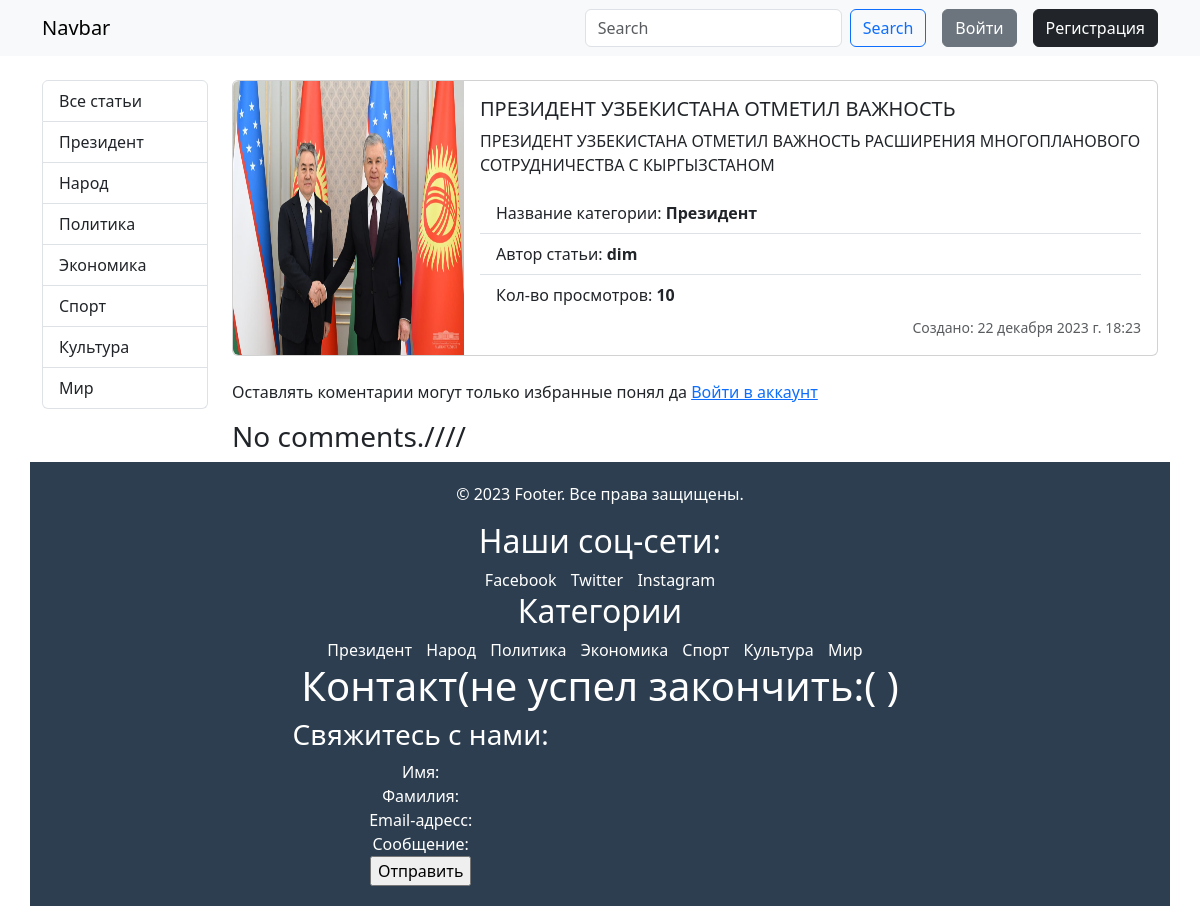
The page /recipes/7/ on the database its author committed.
### blog_app/models.py (models this page shows, shortened)
class Category(models.Model):
    title = models.CharField(verbose_name="Название категории", max_length=100)
    def get_absolute_url(self):
        return reverse("category_items", kwargs={"category_id": self.pk})
    def __str__(self):
        return self.title
    class Meta:
        verbose_name = "Категория"
        verbose_name_plural = "Категории"

class Recipe(models.Model):
    title = models.CharField(verbose_name="Название рецепта", max_length=150)
    created_at = models.DateTimeField(verbose_name="Дата создания", auto_now_add=True)
    views = models.IntegerField(verbose_name="Кол-во просмотров", default=0)
    category = models.ForeignKey(Category, on_delete=models.CASCADE)
    publish = models.BooleanField(verbose_name="Опубликовано ли?", default=True)
    description = models.TextField(verbose_name="Описание", default="")
    author = models.ForeignKey(User, on_delete=models.CASCADE, default=None, null=True)
    image = models.ImageField(verbose_name="Фото", upload_to="photos/", blank=True, null=True, default=None)
    class Meta:
        verbose_name = "Статья"
        verbose_name_plural = "Статьи"

### blog_app/views.py (the view)
# urls.py: path("recipes/<int:recipe_id>/", views.recipe_detail, name="recipe_detail"),
def recipe_detail(request, recipe_id):
    item = Recipe.objects.get(pk=recipe_id)
    comments = item.comments.filter(recipe=item)
    if not request.session.session_key:
        request.session.save()
    session_id = request.session.session_key
    recipe_view = RecipeCountViews()
    recipe_view.recipe = item
    if not request.user.is_authenticated:
        recipe_views = RecipeCountViews.objects.filter(session_id=session_id, recipe=item)
        if not recipe_views.count() and str(session_id) != "None":
            recipe_view.session_id = session_id
    else:
        recipe_views = RecipeCountViews.objects.filter(user=request.user, recipe=item)
        if not recipe_views.count():
            recipe_view.user = request.user
    if recipe_view.session_id or recipe_view.user:
        recipe_view.save()
        item.views += 1
        item.save()
    if request.method == "POST":
        form = CommentForm(data=request.POST)
        if form.is_valid():
            form = form.save(commit=False)
            form.author = request.user
            form.recipe = item
            form.save()
            return redirect("recipe_detail", item.pk)
    else:
        form = CommentForm()
    context = {
        "item": item,
        "form": form,
        "comments": comments
    }
    return render(request, "pages/recipe_detail.html", context)

### blog_app/forms.py
class CommentForm(forms.ModelForm):
    class Meta:
        model = Comment
        fields = ["content"]
        widgets = {
            "content": forms.Textarea(attrs={
                "class": "form-control"
            })
        }

### blog_app/templatetags/custom_tags.py (called while the page is built)
@register.simple_tag()
def get_categories():
    categories = Category.objects.all()
    return categories

### templates/pages/recipe_detail.html (shortened to what this page needs)
{% extends 'base.html' %}
{% block content %}
<div class="card">
    <div class="row g-0">
        <div class="col-md-3">
            {% if item.image %}
            <img src="{{ item.image.url }}" class="img-fluid rounded-start h-100" alt="...">
            {% else %}
            <div class="d-flex flex-column justify-content-center align-items-center h-100">
                No photo
            </div>
            {% endif %}
        </div>
        <div class="col-md-9 d-flex">
            <div class="card-body">
                <h5 class="card-title">{{ item.title }}</h5>
                <p class="card-text">{{ item.description }}</p>
                <ul class="list-group list-group-flush">
                    <li class="list-group-item">
                        Название категории: <b>{{ item.category }}</b>
                    </li>
                    <li class="list-group-item">
                        Автор статьи: <b>{{ item.author }}</b>
                    </li>
                    <li class="list-group-item">
                        Кол-во просмотров: <b>{{ item.views }}</b>
                    </li>
                </ul>
                <p class="card-text text-end"><small class="text-muted">Создано: {{ item.created_at }}</small></p>
            </div>
        </div>
    </div>
</div>
<div class="mt-4">
    {% if request.user.is_authenticated %}
    <form action="" class="mb-4" method="post">
        {% csrf_token %}
        {{ form }}
        <button class="btn btn-dark mt-3">Отправить</button>
    </form>
    {% else %}
    <p>Оставлять коментарии могут только избранные понял да <a href="{% url 'login' %}">Войти в аккаунт</a></p>
    {% endif %}
    {% for comment in comments %}
    <div class="card mb-3">
        <div class="card-header d-flex align-items-center">
            {{ comment.created_at }}
            <div class="ms-auto">
                <a href="{% url 'edit_comment' comment.pk %}" class="text-warning fs-5 text-decoration-none">
                    <i class="bi bi-pencil"></i>
                </a>
                <a href="{% url 'del_comment' comment.pk %}" class="text-danger fs-5 text-decoration-none ms-2">
                    <i class="bi bi-trash3"></i>
                </a>
            </div>
        </div>
        <div class="card-body">
            <blockquote class="blockquote mb-0">
                <p>{{ comment.content }}</p>
                <footer class="blockquote-footer"><cite title="{{ comment.author }}">{{ comment.author }}</cite>
                </footer>
            </blockquote>
        </div>
    </div>
    {% empty %}
    <h3>No comments.////</h3>
    {% endfor %}
</div>
{% endblock content %}

### templates/base.html (shortened to what this page needs)
{% load custom_tags %}
<!doctype html>
<html lang="en">
<head>
    <link href="https://cdn.jsdelivr.net/npm/bootstrap@5.3.0-alpha1/dist/css/bootstrap.min.css" rel="stylesheet"
>
    <link rel="stylesheet" href="https://cdn.jsdelivr.net/npm/bootstrap-icons@1.10.2/font/bootstrap-icons.css"
>
</head>
<body>
<nav class="navbar navbar-expand-lg bg-body-tertiary mb-4">
    <div class="container">
        <a class="navbar-brand" href="{% url 'home' %}">Navbar</a>
        <div class="collapse navbar-collapse" id="navbarSupportedContent">
            <form class="d-flex ms-auto" role="search" action="{% url 'search' %}">
                <input name="q" class="form-control me-2" type="search" placeholder="Search" aria-label="Search">
                <button class="btn btn-outline-primary" type="submit">Search</button>
            </form>
            <div class="d-flex gap-3 ms-3">
                {% if not request.user.is_authenticated %}
                <a href="{% url 'login' %}" class="btn btn-secondary">Войти</a>
                <a href="{% url 'registration' %}" class="btn btn-dark">Регистрация</a>
                {% else %}
                <a href="{% url 'logout' %}" class="btn btn-danger">Выйти</a>
                {% endif %}
            </div>
        </div>
    </div>
</nav>
<div class="container">
    <div class="row">
        <div class="col-2">
            {% block categories %}
            {% get_categories as categories %}
            <div class="list-group">
                <a href="{% url 'home' %}" class="list-group-item list-group-item-action">Все статьи</a>
                {% for category in categories %}
                <a href="{{ category.get_absolute_url }}" class="list-group-item list-group-item-action">
                    {{ category }}
                </a>
                {% endfor %}
            </div>
        </div>
        <div class="col-10">
            {% block content %}
            {% endblock content %}
        </div>
        <footer style="background-color: #2c3e50; color: #fff; padding: 20px; text-align: center;">
            <div>
                <p>&copy; 2023 Footer. Все права защищены.</p>
                <h2>Наши соц-сети:</h2>
                <a href="#" style="color: #fff; text-decoration: none; margin-right: 10px;">Facebook</a>
                <a href="#" style="color: #fff; text-decoration: none; margin-right: 10px;">Twitter</a>
                <a href="#" style="color: #fff; text-decoration: none;">Instagram</a>
                <div>
                    <h2>Категории</h2>
                    {% for category in categories %}
                    <a href="{{ category.get_absolute_url }}" style="color: #fff; text-decoration: none; margin-right: 10px;">{{ category }}</a>
                    {% endfor %}
                </div>
                <div class="contact">
                    <div class="grid_4">
                        <div class="container">
                            <h1 class="blog_head">Контакт(не успел закончить:( )</h1>
                            <div class="contact">
                                <div class="col-md-8 contact_right">
                                    <h3>Свяжитесь с нами:</h3>
                                    <form method="post">
                                        <div class="text">
                                            <div class="text-fild">
                                                <span>Имя:</span>
                                            </div>
                                            <div class="text-fild">
                                                <span>Фамилия:</span>
                                            </div>
                                        </div>
                                        <div class="msg-fild">
                                            <span>Email-адресс:</span>
                                        </div>
                                        <div class="message-fild">
                                            <span>Сообщение:</span>
                                        </div>
                                        <label class="btn1 btn2 btn-8 btn-8c"><input type="submit" value="Отправить"></label>
                                    </form>
                                </div>
                            </div>
                        </div>
                    </div>
                </div>
            </div>
        </footer>
        {% endblock categories %}
    </div>
</div>
</body>
</html>

### rows shown on the page
Category: title "Президент"
Category: title "Народ"
Category: title "Политика"
Category: title "Экономика"
Category: title "Спорт"
Category: title "Культура"
Category: title "Мир"
Recipe: image (picture), title "ПРЕЗИДЕНТ УЗБЕКИСТАНА ОТМЕТИЛ ВАЖНОСТЬ", description "ПРЕЗИДЕНТ УЗБЕКИСТАНА ОТМЕТИЛ ВАЖНОСТЬ РАСШИРЕНИЯ МНОГОПЛАНОВОГО СОТРУДНИЧЕСТВА С КЫРГЫЗСТАНОМ", category "Президент", author "dim", views "10", created_at "22 декабря 2023 г. 18:23"
